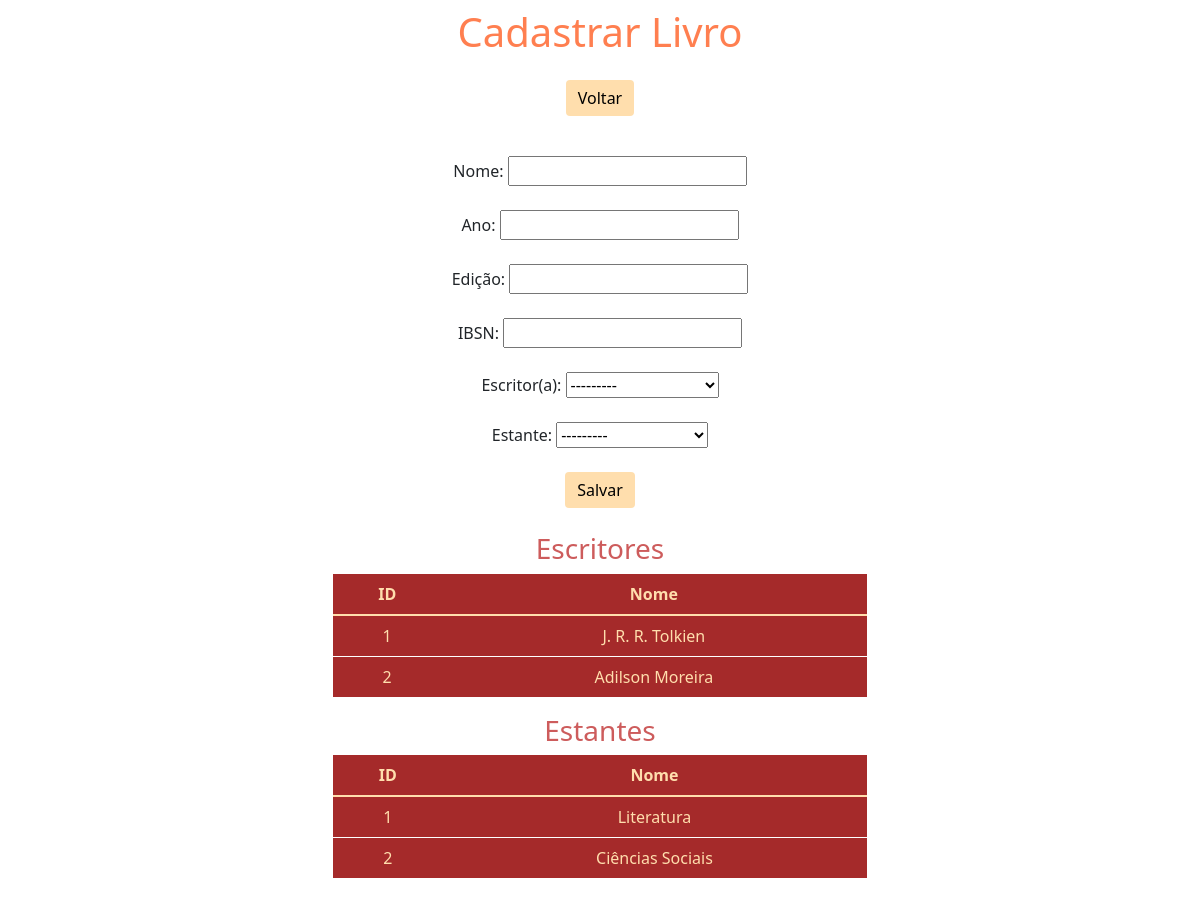
/form/, run on an earlier commit of the app's database.
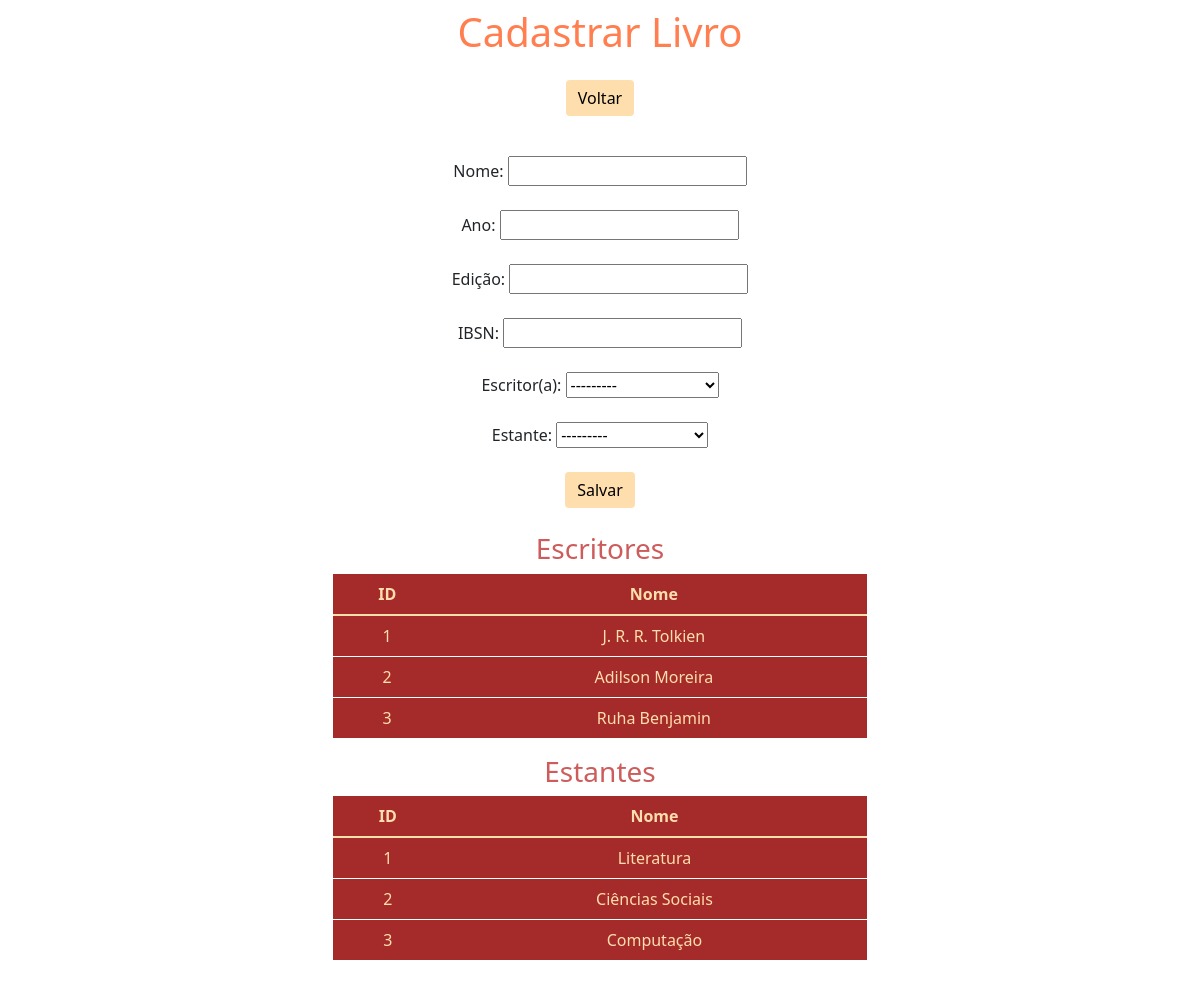
And on a later commit of the database.
### app/models.py (models this page shows)
class Escritor(models.Model):
    nome = models.CharField(max_length=50)
    area_atuacao = models.CharField(max_length=50)

class Estante(models.Model):
    categoria = models.CharField(max_length=50)

### app/views.py (the view)
# urls.py: path('form/', form, name='form'),
def form(request):
    data = {}
    data['form'] = LivroForm
    data['escritor'] = Escritor.objects.all()
    data['estante'] = Estante.objects.all()
    return render(request, 'form.html', data)

### app/templates/form.html (shortened to what this page needs)
<!DOCTYPE html>
<html lang="pt-br">
    <head>
        <link rel="stylesheet" href="https://cdn.jsdelivr.net/npm/bootstrap@5.1.3/dist/css/bootstrap.min.css" rel="stylesheet">
    </head>
    <body>
        <div class="col-8 m-auto pt-2 pb-2 text-center">
            <h1 style="color: coral;">
                {%if db %}Editar Livro{%else%}Cadastrar Livro {%endif%}
            </h1>
        </div>
        <div class="col-8 m-auto pt-2 pb-2 text-center">
            <a href="/" class="btn btn-info" style="background-color: navajowhite; border: white;" >
                Voltar
            </a>
        </div>
        <div class="col-8 m-auto pt-2 pb-2 text-center">
            <form name="form" id="form" action="{%if db %}/update/{{db.id}}/{%else%}/create/{%endif%}" method="post">
                <div class="form-group mt-4">Nome: {{form.nome}}</div>
                <div class="form-group mt-4">Ano: {{form.ano}}</div>
                <div class="form-group mt-4">Edição: {{form.edicao}}</div>
                <div class="form-group mt-4">IBSN: {{form.ibsn}}</div>
                <div class="form-group mt-4">Escritor(a): {{form.escritor}} </div>
                <div class="form-group mt-4">Estante: {{form.estante}} </div>
                <div class="form-group mt-4"><input type="submit" class="btn btn-success" style="background-color: navajowhite;color: black ;border: white;" value="Salvar"></div>
                <div class="col-8 m-auto pt-4 pb-2 text-center">
                    <table class="table" class="table" style="background-color: brown; color: navajowhite; border: white;">
                        <h3 style="color: indianred;" >Escritores</h3>
                        <thead>
                          <tr>
                            <th scope="col">ID</th>
                            <th scope="col">Nome</th>
                          </tr>
                        </thead>
                        <tbody>
                            {% for escritores in escritor %}
                            <tr>
                                <td>{{escritores.id}}</td>
                                <td>{{escritores.nome}}</td>
                              </tr>
                            {%endfor%}
                    </table>
                    <table class="table" class="table" style="background-color: brown; color: navajowhite; border: white;">
                        <h3 style="color: indianred;" >Estantes</h3>
                        <thead>
                          <tr>
                            <th scope="col">ID</th>
                            <th scope="col">Nome</th>
                          </tr>
                        </thead>
                        <tbody>
                            {% for estantes in estante %}
                            <tr>
                                <td>{{estantes.id}}</td>
                                <td>{{estantes.categoria}}</td>
                              </tr>
                            {%endfor%}
                    </table>
                </div>
            </form>
        </div>
    </body>
</html>

What changed in the data, as far as the page shows it:
added Escritor: id "3", nome "Ruha Benjamin"
added Estante: id "3", categoria "Computação"
